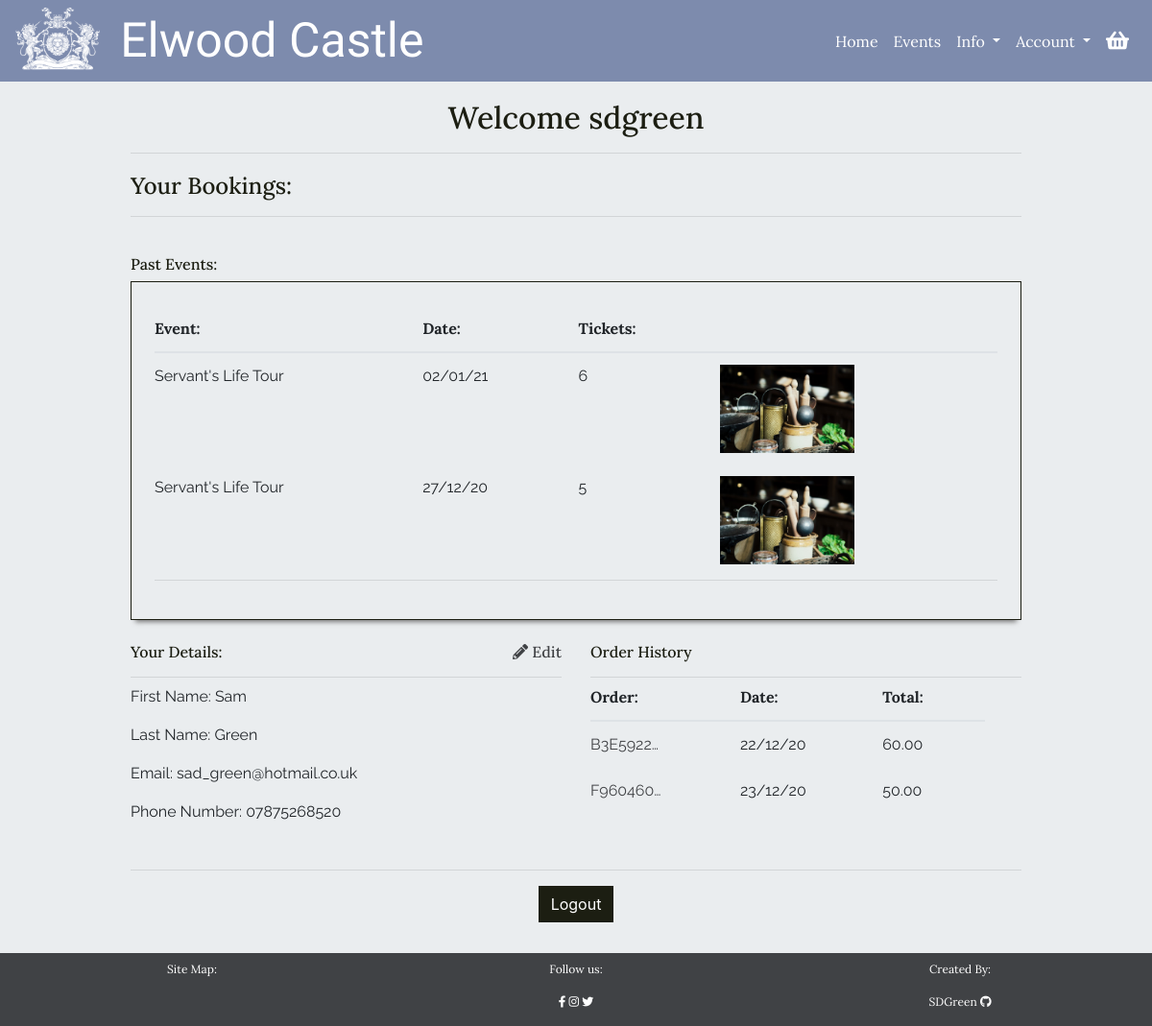
The app's page /user/home/ (signed in), older data.
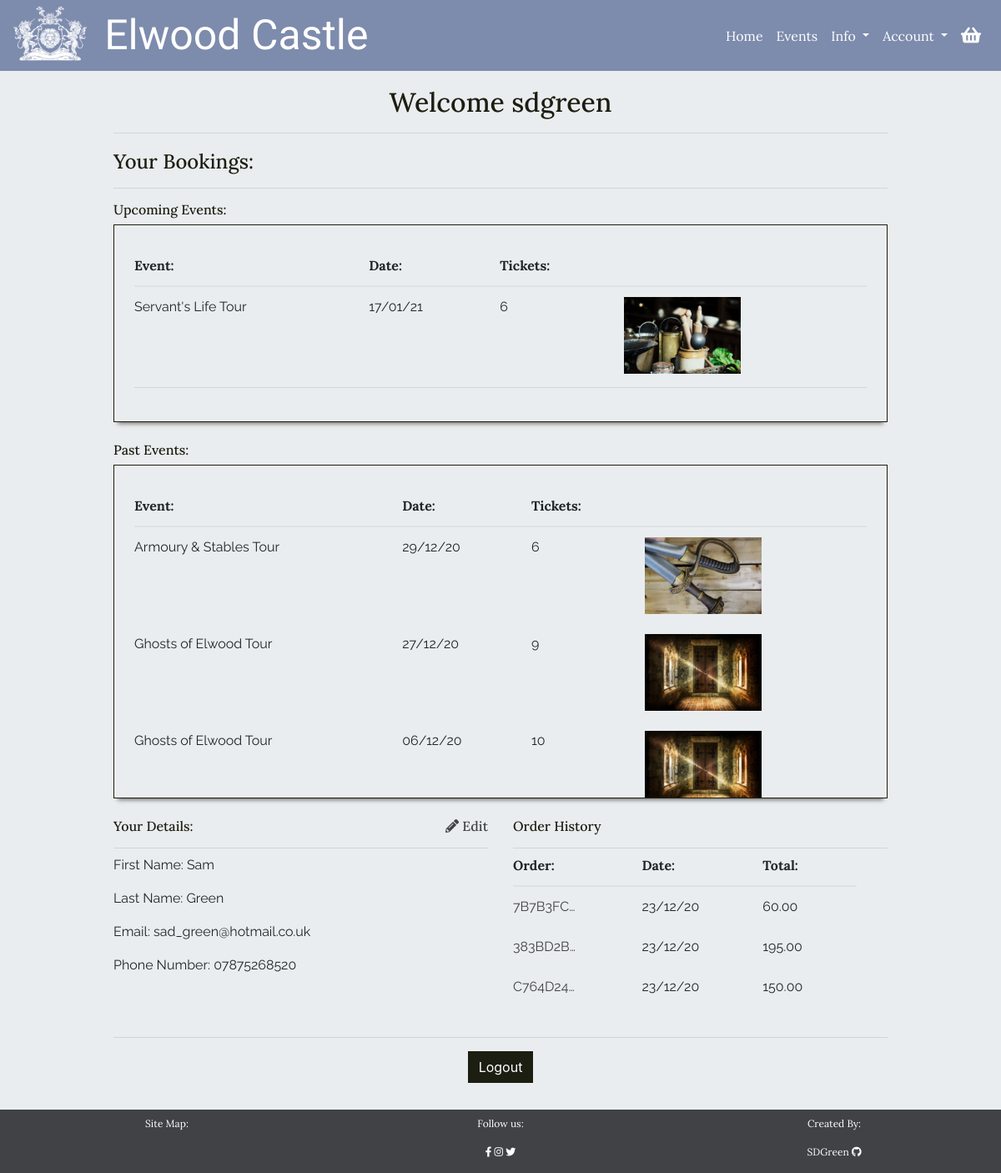
The same page, newer data.
### checkout/models.py (models this page shows, shortened)
class EventBooking(models.Model):
    confirmation_number = models.CharField(max_length=32, null=False,
                                           editable=False)
    order = models.ForeignKey(Order, null=False, blank=False,
                              on_delete=models.CASCADE,
                              related_name='bookings')
    event = models.ForeignKey(Event, null=False, blank=False,
                              on_delete=models.CASCADE,)
    date = models.DateField(auto_now=False, auto_now_add=False,
                            null=False, blank=False)
    ticket_quantity = models.IntegerField()
    booking_total = models.DecimalField(max_digits=7, decimal_places=2,
                                        null=False, blank=False,
                                        editable=False, default=0)

class Order(models.Model):
    user_account = models.ForeignKey(UserAccount, null=True, blank=True,
                                     on_delete=models.SET_NULL,
                                     related_name='orders')
    order_number = models.CharField(max_length=32, null=False, editable=False)
    first_name = models.CharField(max_length=100, null=False, blank=False)
    last_name = models.CharField(max_length=200, null=False, blank=False)
    email = models.EmailField(max_length=200, null=False, blank=False)
    phone_number = models.CharField(max_length=20, null=True, blank=True)
    date = models.DateTimeField(auto_now_add=True)
    stripe_id = models.CharField(max_length=27, null=False, blank=False)
    total = models.DecimalField(max_digits=7, decimal_places=2,
                                null=True, blank=False, default=0)

### events/models.py (models this page shows)
class Event(models.Model):
    category = models.ForeignKey('Category', null=True, blank=True,
                                 on_delete=models.SET_NULL)
    name = models.CharField(max_length=254)
    description = models.TextField()
    price = models.DecimalField(max_digits=8, decimal_places=2, blank=False)
    start_time = models.TimeField()
    rating = models.DecimalField(max_digits=2, decimal_places=1, null=True,
                                 blank=True)
    day_ticket_limit = models.PositiveIntegerField(blank=False,
                                                   validators=[
                                                      MaxValueValidator(200)
                                                    ])
    supervision = models.BooleanField(default=True, null=True, blank=True)
    age_restricted = models.BooleanField(default=True, null=True, blank=False)
    image = models.ImageField(null=True, blank=True)
    def __str__(self):
        return self.name

### user_account/models.py (models this page shows, shortened)
class UserAccount(models.Model):
    user = models.OneToOneField(User, on_delete=models.CASCADE)
    first_name = models.CharField(max_length=100, null=True, blank=True)
    last_name = models.CharField(max_length=200, null=True, blank=True)
    email = models.EmailField(max_length=200, null=True, blank=True)
    phone_number = models.CharField(max_length=20, null=True, blank=True)

### user_account/views.py (the view)
# urls.py: path('home/', views.user_home, name='user_home'),
@login_required
def user_home(request):
    useraccount = None
    bookings = None
    try:
        useraccount = UserAccount.objects.get(user__username=request.user)
        bookings = EventBooking.objects.filter(order__user_account=useraccount).order_by('-date')
    except UserAccount.DoesNotExist:
        messages.error(request, """Sorry, we couldn't find your account
                                   information, please get in contact so we
                                   can fix this for you""")
        return redirect(reverse('events'))
    no_bookings = False
    if not bookings:
        no_bookings = True
    today = datetime.datetime.today()
    upcoming_bookings = bookings.filter(date__gte=today).order_by("date")
    past_bookings = bookings.filter(date__lt=today)
    orders = useraccount.orders.all().order_by("date")
    context = {
        'useraccount': useraccount,
        'upcoming_bookings': upcoming_bookings,
        'past_bookings': past_bookings,
        'no_bookings': no_bookings,
        'orders': orders
    }
    return render(request, 'user_account/user_home.html', context)

### user_account/templates/user_account/user_home.html (shortened to what this page needs)
{% extends 'base.html' %}
{% block content %}
<div id="small-page">
    <div class="color-overlay">
        <div class="container-fluid guttered p-3">
            <div class="row pt-1 mb-2">
                <div class="col-12 mb-2">
                    <h2 class="heading-text color-title text-center ext-l mb-0">Welcome {{request.user}}</h2>
                    <hr class="mb-1">
                </div>
            </div>
            <div class="row mt-1 mb-4">
                <div class="col-12">
                    <h2 class="heading-text color-title text-l mb-0">Your Bookings:</h2>
                    <hr>
                </div>
                {% if no_bookings %}
                <div class="col-12">
                    <div class="empty-box below-shadow mx-auto text-center">
                        <h5 class="heading-text text-m mb-2">You have no bookings...</h5>
                        <a class="btn button heading-text text-m" href="{% url 'events' %}">See Events</a>
                    </div>
                </div>
                {% else %}
                <div class="col-12">
                    {% if upcoming_bookings %}
                    <h2 class="heading-text color-title text-m mb-2">Upcoming Events:</h2>
                    <div class="booking-container below-shadow p-4">
                        <table class="table mb-1 table-responsive-sm">
                            <thead class="heading-text text-m">
                                <tr>
                                    <th scope="col">Event:</th>
                                    <th scope="col"></th>
                                    <th scope="col">Date:</th>
                                    <th scope="col">Tickets:</th>
                                    <th scope="col"></th>
                                </tr>
                            </thead>
                            <tbody class="body-text text-m">
                                {% for booking in upcoming_bookings %}
                                <tr>
                                    <td colspan="2">
                                        {{ booking.event }}
                                    </td>
                                    <td>
                                        {{ booking.date|date:"d/m/y"}}
                                    </td>
                                    <td>{{ booking.ticket_quantity }}
                                    </td>
                                    <td class="d-none d-md-inline-block">
                                        <img class="img-fluid" src="{{ booking.event.image.url }}"
                                            alt="{{ booking.event.name }}">
                                    </td>
                                </tr>
                                {% endfor %}
                            </tbody>
                        </table>
                        <hr class="mt-0 mb-3">
                    </div>
                    {% endif %}
                    {% if past_bookings %}
                    <h2 class="heading-text color-title text-m mt-4 mb-2">Past Events:</h2>
                    <div class="booking-container below-shadow p-4">
                        <table class="table mb-1 table-responsive-sm">
                            <thead class="heading-text text-m">
                                <tr>
                                    <th scope="col">Event:</th>
                                    <th scope="col"></th>
                                    <th scope="col">Date:</th>
                                    <th scope="col">Tickets:</th>
                                    <th scope="col"></th>
                                </tr>
                            </thead>
                            <tbody class="body-text text-m">
                                {% for booking in past_bookings %}
                                <tr>
                                    <td colspan="2">
                                        {{ booking.event }}
                                    </td>
                                    <td>
                                        {{ booking.date|date:"d/m/y"}}
                                    </td>
                                    <td>{{ booking.ticket_quantity }}
                                    </td>
                                    <td class="d-none d-md-inline-block">
                                        <img class="img-fluid" src="{{ booking.event.image.url }}"
                                            alt="{{ booking.event.name }}">
                                    </td>
                                </tr>
                                {% endfor %}
                            </tbody>
                        </table>
                        <hr class="mt-0 mb-3">
                    </div>
                    {% endif %}
                </div>
                {% endif %}
            </div>
            <div class="row mt-1 mb-3">
                <div class="col-12 col-sm-6 p-0 pl-sm-0">
                    <div class="col-12">
                        <h2 class="heading-text color-title text-m mb-0">Your Details: <span
                                class="text-link float-right"><i class="fas fa-pencil-alt"></i> Edit</span></h2>
                        <hr class="mb-2">
                    </div>
                    <div class="col-12 body-text">
                        <p>First Name: {% if useraccount.first_name %}{{ useraccount.first_name }}{% else %}Default
                            first
                            name not saved.{% endif %}</p>
                        <p>Last Name: {% if useraccount.last_name %}{{ useraccount.last_name }}{% else %}Default last
                            name
                            not saved.{% endif %}</p>
                        <p>Email: {% if useraccount.email %}{{ useraccount.email }}{% else %}Default email not
                            saved.{% endif %}</p>
                        <p>Phone Number:
                            {% if useraccount.phone_number %}{{ useraccount.phone_number }}{% else %}Default
                            phone number not saved.{% endif %}</p>
                    </div>
                </div>
                <div class="col-12 col-sm-6 p-0 pr-sm-0">
                    <div class="col-12">
                        <h2 class="heading-text color-title text-m mb-0">Order History</h2>
                        <hr class="mb-2">
                    </div>
                    <div class="col-12 body-text">
                        {% if orders %}
                            <table class="table mb-1">
                            <thead class="heading-text text-m">
                                <tr>
                                    <th class="pt-0" scope="col">Order:</th>
                                    <th class="pt-0" scope="col">Date:</th>
                                    <th class="pt-0" scope="col">Total:</th>
                                </tr>
                            </thead>
                            <tbody class="body-text text-m">
                                {% for order in orders %}
                                <tr>
                                    <td>
                                        <a href="{% url 'order_summary' order.order_number %}" class="text-link">{{ order.order_number|truncatechars:8 }}</a>
                                    </td>
                                    <td>
                                        {{ order.date|date:"d/m/y"}}
                                    </td>
                                    <td>{{ order.total }}
                                    </td>
                                    <td class="d-none d-md-inline-block">
                                    </td>
                                </tr>
                                {% endfor %}
                            </tbody>
                        </table>
                        {% else %}
                            <p>You have no orders</p>
                        {% endif %}
                    </div>
                </div>
            </div>
            <div class="row mt-1 mb-3">
                <div class="col-12 text-center">
                    <hr>
                    <a href="{% url 'account_logout' %}" class="btn button">Logout</a>
                </div>
            </div>
        </div>
    </div>
</div>
{% endblock %}

### templates/base.html (shortened to what this page needs)
{% load static %}
<!DOCTYPE html>
<html lang="en">
<head>
    {% block core_css %}
    <link rel="stylesheet" href="https://cdn.jsdelivr.net/npm/bootstrap@4.5.3/dist/css/bootstrap.min.css"
>
    <link rel="stylesheet" href="https://use.fontawesome.com/releases/v5.15.1/css/all.css"
>
    <link rel="stylesheet" href="{% static 'css/style.css' %}" type="text/css">
    {% endblock %}
</head>
<body>
    <header class="fixed-top">
        <nav id="main-navbar" class="navbar navbar-expand-lg">
            <a class="navbar-brand" href="{% url 'index' %}">
                <img height="70px" src="{% static 'logos/navbar_logo.png' %}" alt="Elwood Logo">
                <span class="ml-3 logo-text text-xxl d-none d-lg-inline">Elwood Castle</span>
            </a>
            <ul class="nav order-lg-2 heading-text">
                <li class="nav-item my-auto dropdown">
                    <a class="dropdown-toggle nav-link" href="#" role="button" id="account-dropdownMenuLink"
                        data-toggle="dropdown" aria-haspopup="true" aria-expanded="false">
                        <span class="d-none d-lg-inline-block">Account</span>
                    </a>
                </li>
                <li class="nav-item">
                    <a class="nav-link" href="{% url 'view_basket' %}">
                        <i class="fas fa-shopping-basket fa-lg"></i>
                    </a>
                </li>
            </ul>
            <div class=" order-lg-1 collapse navbar-collapse" id="navbarText">
                <ul class="navbar-nav ml-auto heading-text">
                    <li class="nav-item active">
                        <a class="nav-link" href="{% url 'index' %}">Home <span class="sr-only">(current)</span></a>
                    </li>
                    <li class="nav-item">
                        <a class="nav-link" href="{% url 'events' %}">Events</a>
                    </li>
                    <li class="nav-item my-auto dropdown">
                        <a class="dropdown-toggle nav-link" href="#" role="button" id="info-dropdownMenuLink"
                            data-toggle="dropdown" aria-haspopup="true" aria-expanded="false">
                            Info
                        </a>
                    </li>
                </ul>
            </div>
        </nav>
    </header>
    <div id="banner">
    </div>
        {% block content %}
        {% endblock %}
    <footer class="d-block">
        <div class="row heading-text text-s pt-2">
            <div class="col-4 text-center">
                <p>Site Map:</p>
            </div>
            <div class="col-4 text-center">
                <p>Follow us:</p>
                <i class="fab fa-facebook-f"></i>
                <i class="fab fa-instagram"></i>
                <i class="fab fa-twitter"></i>
            </div>
            <div class="col-4 text-center">
                <p>Created By:</p>
                <p>SDGreen <i class="fab fa-github"></i></p>
            </div>
        </div>
    </footer>
</body>
</html>

Row changes from the older to the newer data that the page shows:
removed EventBooking: event "Servant's Life Tour", date "02/01/21", ticket_quantity "6", event.image (picture), shown under "Past Events:"
removed EventBooking: event "Servant's Life Tour", date "27/12/20", ticket_quantity "5", event.image (picture), shown under "Past Events:"
removed Order: order_number "B3E5922…", date "22/12/20", total "60.00"
removed Order: order_number "F960460…", date "23/12/20", total "50.00"
added EventBooking: event "Servant's Life Tour", date "17/01/21", ticket_quantity "6", event.image (picture), shown under "Upcoming Events:"
added EventBooking: event "Armoury & Stables Tour", date "29/12/20", ticket_quantity "6", event.image (picture), shown under "Past Events:"
added EventBooking: event "Ghosts of Elwood Tour", date "27/12/20", ticket_quantity "9", event.image (picture), shown under "Past Events:"
added EventBooking: event "Ghosts of Elwood Tour", date "06/12/20", ticket_quantity "10", event.image (picture), shown under "Past Events:"
added Order: order_number "7B7B3FC…", date "23/12/20", total "60.00"
added Order: order_number "383BD2B…", date "23/12/20", total "195.00"
added Order: order_number "C764D24…", date "23/12/20", total "150.00"
Text that changed along with them:
text now shown: "Upcoming Events: Event: Date: Tickets:"
